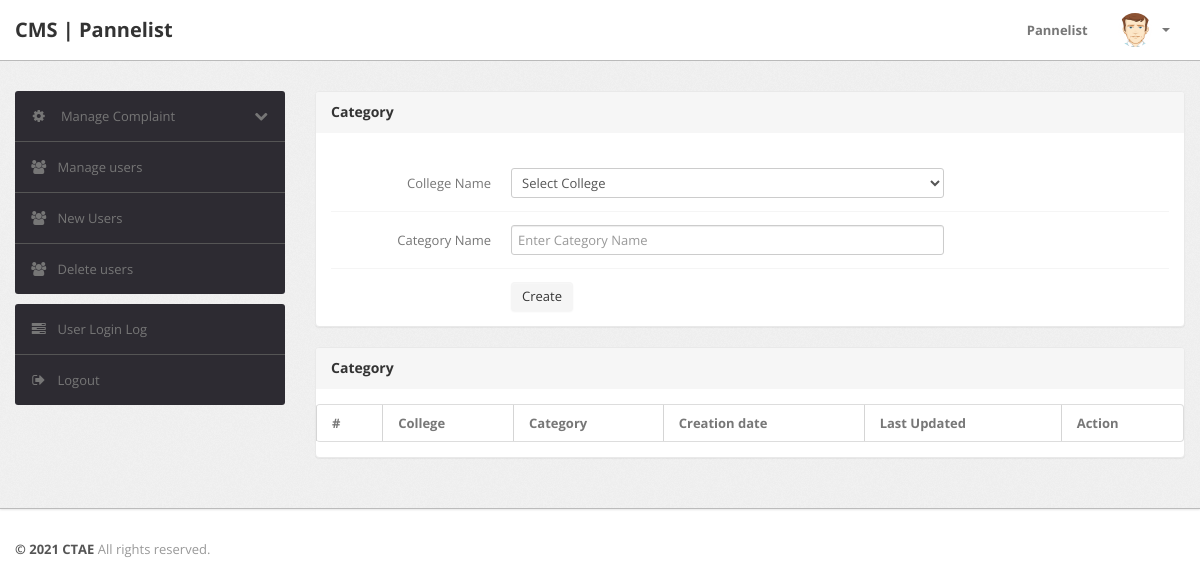
The app's page /pannelist/subcategory.php (signed in), older data.
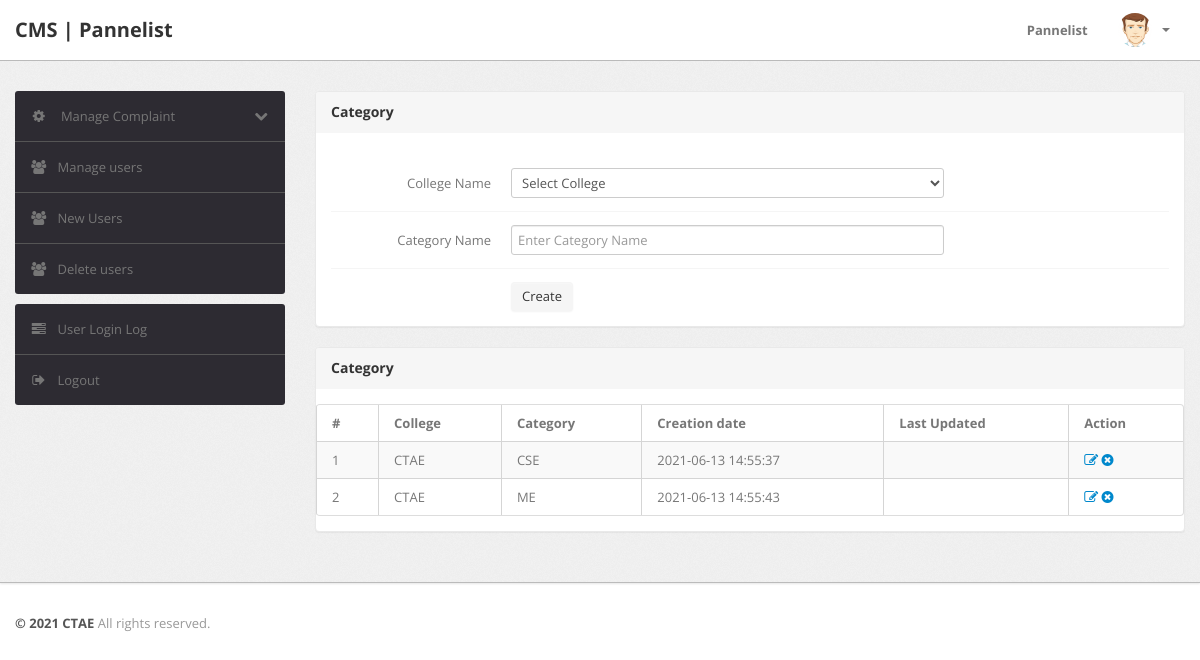
The same page, newer data.
### tables this page shows
CREATE TABLE `subcategory` (
  `id` int(11) NOT NULL,
  `categoryid` int(11) NOT NULL,
  `subcategory` varchar(255) NOT NULL,
  `creationDate` timestamp NOT NULL DEFAULT current_timestamp(),
  `updationDate` varchar(255) NOT NULL
);

CREATE TABLE `category` (
  `id` int(11) NOT NULL,
  `categoryName` varchar(255) NOT NULL,
  `categoryDescription` longtext NOT NULL,
  `creationDate` timestamp NOT NULL DEFAULT current_timestamp(),
  `updationDate` varchar(255) NOT NULL
);

### pannelist/subcategory.php (the view, shortened to what this page needs)
<?php
include('include/config.php');
if(strlen($_SESSION['alogin'])==0)
	{
header('location:index.php');
}
else{
?>
<!DOCTYPE html>
<html lang="en">
<head>
	<link type="text/css" href="bootstrap/css/bootstrap.min.css" rel="stylesheet">
	<link type="text/css" href="bootstrap/css/bootstrap-responsive.min.css" rel="stylesheet">
	<link type="text/css" href="css/theme.css" rel="stylesheet">
	<link type="text/css" href="images/icons/css/font-awesome.css" rel="stylesheet">
</head>
<body>
<?php include('include/header.php');?>
	<div class="wrapper">
		<div class="container">
			<div class="row">
<?php include('include/sidebar.php');?>
			<div class="span9">
					<div class="content">
						<div class="module">
							<div class="module-head">
								<h3>Category</h3>
							</div>
							<div class="module-body">
									<br />
			<form class="form-horizontal row-fluid" name="subcategory" method="post" >
<div class="control-group">
<label class="control-label" for="basicinput">College Name</label>
<div class="controls">
<select name="category" class="span8 tip" required>
<option value="">Select College</option>
</select>
</div>
</div>
<div class="control-group">
<label class="control-label" for="basicinput">Category Name</label>
<div class="controls">
<input type="text" placeholder="Enter Category Name"  name="subcategory" class="span8 tip" required>
</div>
</div>
	<div class="control-group">
											<div class="controls">
												<button type="submit" name="submit" class="btn">Create</button>
											</div>
										</div>
									</form>
							</div>
						</div>
	<div class="module">
							<div class="module-head">
								<h3>Category</h3>
							</div>
							<div class="module-body table">
								<table cellpadding="0" cellspacing="0" border="0" class="datatable-1 table table-bordered table-striped	 display" width="100%">
									<thead>
										<tr>
											<th>#</th>
											<th>College</th>
											<th>Category</th>
											<th>Creation date</th>
											<th>Last Updated</th>
											<th>Action</th>
										</tr>
									</thead>
									<tbody>
<?php $query=mysqli_query($bd, "select subcategory.id,category.categoryName,subcategory.subcategory,subcategory.creationDate,subcategory.updationDate from subcategory join category on category.id=subcategory.categoryid");
$cnt=1;
while($row=mysqli_fetch_array($query))
{
?>
										<tr>
											<td><?php echo htmlentities($cnt);?></td>
											<td><?php echo htmlentities($row['categoryName']);?></td>
											<td><?php echo htmlentities($row['subcategory']);?></td>
											<td> <?php echo htmlentities($row['creationDate']);?></td>
											<td><?php echo htmlentities($row['updationDate']);?></td>
											<td>
											<a href="edit-subcategory.php?id=<?php echo $row['id']?>" ><i class="icon-edit"></i></a>
											<a href="subcategory.php?id=<?php echo $row['id']?>&del=delete" onClick="return confirm('Are you sure you want to delete?')"><i class="icon-remove-sign"></i></a></td>
										</tr>
										<?php $cnt=$cnt+1; } ?>
								</table>
							</div>
						</div>
					</div>
				</div>
			</div>
		</div>
	</div>
<?php include('include/footer.php');?>
</body>
<?php } ?>

Row changes from the older to the newer data that the page shows:
added subcategory: categoryid.categoryName "CTAE", subcategory "CSE", creationDate "2021-06-13 14:55:37"
added subcategory: categoryid.categoryName "CTAE", subcategory "ME", creationDate "2021-06-13 14:55:43"
